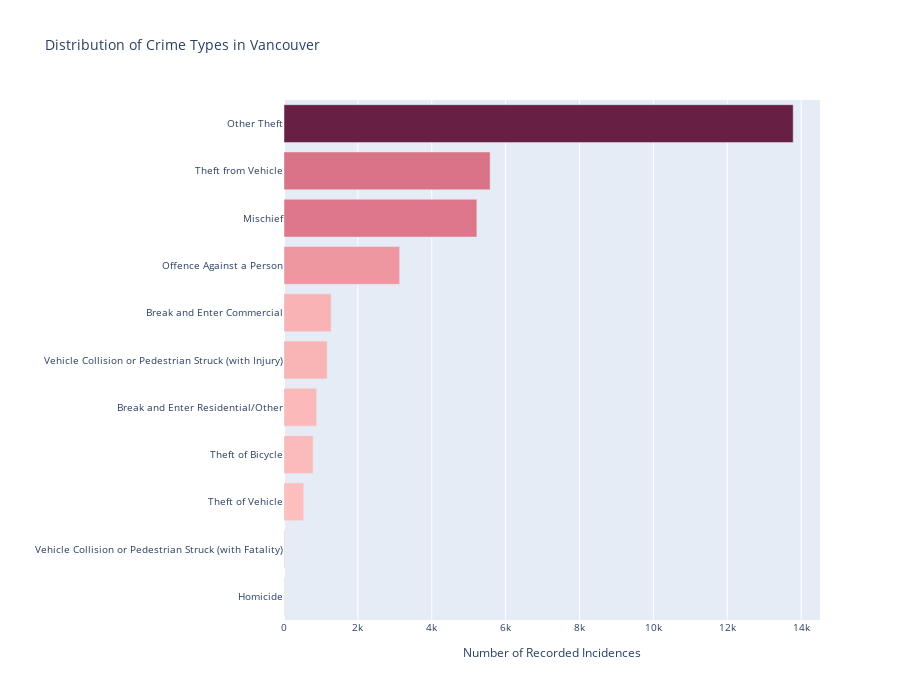

This figure's notebook cell:
### Code cell
fig = px.bar(
    crime_type_counts,
    y="TYPE",
    x="counts",
    title="Distribution of Crime Types in Vancouver",
    color="counts",
    color_continuous_scale='Burg',
)

fig.update_layout(
    height=700,
    font=dict(size=10),
    yaxis={'categoryorder':'total ascending'},
    xaxis_title="Number of Recorded Incidences",
    yaxis_title="",
    coloraxis_showscale=False
)

fig.show()

### Figure 1 — Plotly figure (JSON) as saved in the notebook; plotly's stock layout.template omitted (floating-point values rounded to 4 significant figures)
{"data": [{"hovertemplate": "counts=%{marker.color}<br>TYPE=%{y}<extra></extra>", "legendgroup": "", "marker": {"color": [13785, 5580, 5222, 3132, 1276, 1171, 886, 788, 534, 23, 14], "coloraxis": "coloraxis", "pattern": {"shape": ""}}, "name": "", "orientation": "h", "showlegend": false, "textposition": "auto", "type": "bar", "x": [13785, 5580, 5222, 3132, 1276, 1171, 886, 788, 534, 23, 14], "xaxis": "x", "y": ["Other Theft", "Theft from Vehicle", "Mischief", "Offence Against a Person", "Break and Enter Commercial", "Vehicle Collision or Pedestrian Struck (with Injury)", "Break and Enter Residential/Other", "Theft of Bicycle", "Theft of Vehicle", "Vehicle Collision or Pedestrian Struck (with Fatality)", "Homicide"], "yaxis": "y"}], "layout": {"barmode": "relative", "coloraxis": {"colorbar": {"title": {"text": "counts"}}, "colorscale": [[0, "rgb(255, 198, 196)"], [0.1667, "rgb(244, 163, 168)"], [0.3333, "rgb(227, 129, 145)"], [0.5, "rgb(204, 96, 125)"], [0.6667, "rgb(173, 70, 108)"], [0.8333, "rgb(139, 48, 88)"], [1, "rgb(103, 32, 68)"]], "showscale": false}, "font": {"size": 10}, "height": 700, "legend": {"tracegroupgap": 0}, "title": {"text": "Distribution of Crime Types in Vancouver"}, "xaxis": {"anchor": "y", "domain": [0, 1], "title": {"text": "Number of Recorded Incidences"}}, "yaxis": {"anchor": "x", "categoryorder": "total ascending", "domain": [0, 1], "title": {"text": ""}}}}
